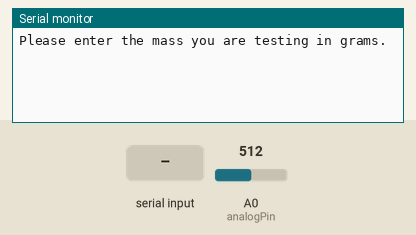
The sketch below on a simulated Arduino Uno, built with avr-gcc and run on an emulated ATmega328P. Shown: the last lines printed to the serial monitor. The inputs (shaded band) are chosen by the test bench; at power-on: A0 (analogPin) = 512.

Above: at 1.2 s.
1.3 s: "90,45\n" received over Serial
At 2.3 s:
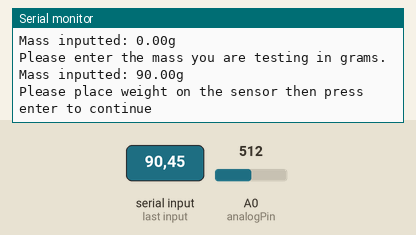
2.8 s: "30,150\n" received over Serial
At 3.5 s:
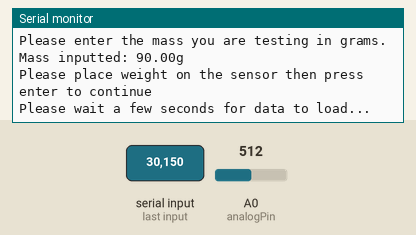

The sketch:

Calibration.ino
```cpp
#include "math.h"

//Change the pin to the sensor you are testing.
const int analogPin = A0;


const int avgSize = 10;
const float R0 = 1000.0;
const float Vcc = 4.5;

#define MSG_LENGTH 10

/**
 * Setup the Arudino and Serial
 */
void setup() {
  Serial.begin(9600);
  while (!Serial);
}

void loop() {
  float sumVal = 0.0;
  float rfsr;
  float mass = 0;


  /*
   * User input mass from Serial Window
   */
  while (mass < 1){
    Serial.println("Please enter the mass you are testing in grams.");
    while (Serial.available() < 1);
    //delay(3000);
    while (Serial.available() > 0) {
      static char msg[MSG_LENGTH];
      static unsigned int msg_pos = 0;

      char temp = Serial.read();

      //Read Serial Input
      if(temp != '\n') {
          msg[msg_pos] = temp;
          msg_pos++;
      } else {
          msg[msg_pos] = '\0';
          msg_pos = 0;
          mass = 1.0 * atoi(msg);
      }
    }
    Serial.print("Mass inputted: ");
    Serial.print(mass);
    Serial.print("g");
    Serial.println();

    //delay(3000);
  }

  /*
   * Confirm with user if weight has been placed on Sensor, waiting for input to continue.
   */
  // Check if weight is on the sensor
  Serial.println("Please place weight on the sensor then press enter to continue");
  while(!Serial.available());
  while(Serial.available() > 0){
    char temp = Serial.read();
  }


  /*
   * Data is read in from the sensors at 500 tick increments, then averaged.
   */
  Serial.println("Please wait a few seconds for data to load...");
  // Read voltage from the sensor
  for(int i = 0; i < avgSize; i++){
    delay(500);
    sumVal+=(analogRead(analogPin))*(Vcc/1023.0);
  }

  sumVal /= avgSize;

  //Calculates the FSR resistnace derived from voltage divider equation (converted to kohms from ohms)
  rfsr = (R0/1000.0)*((Vcc/sumVal)-1.0);

  Serial.print("Resistance: ");
  Serial.print(rfsr);
  Serial.print("kohms\n");
  Serial.println();
  delay(100);
}
```

Measured:
- after the input at 1.3 s, the serial monitor: prints a new line at once (image 1)
- after the input at 2.8 s, the serial monitor: prints a new line at once (image 2)
